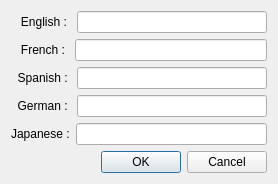
<?xml version="1.0" encoding="UTF-8"?>
<ui version="4.0">
 <class>Dialog</class>
 <widget class="QDialog" name="Dialog">
  <property name="geometry">
   <rect>
    <x>0</x>
    <y>0</y>
    <width>278</width>
    <height>181</height>
   </rect>
  </property>
  <property name="windowTitle">
   <string>Dialog</string>
  </property>
  <layout class="QVBoxLayout" name="verticalLayout">
   <item>
    <layout class="QHBoxLayout" name="horizontalLayout">
     <item>
      <widget class="QLabel" name="labelEn">
       <property name="text">
        <string>   English : </string>
       </property>
      </widget>
     </item>
     <item>
      <widget class="QLineEdit" name="lineEn"/>
     </item>
    </layout>
   </item>
   <item>
    <layout class="QHBoxLayout" name="horizontalLayout_2">
     <item>
      <widget class="QLabel" name="labelFr">
       <property name="text">
        <string>   French : </string>
       </property>
      </widget>
     </item>
     <item>
      <widget class="QLineEdit" name="lineFr"/>
     </item>
    </layout>
   </item>
   <item>
    <layout class="QHBoxLayout" name="horizontalLayout_3">
     <item>
      <widget class="QLabel" name="labelEs">
       <property name="text">
        <string>  Spanish : </string>
       </property>
      </widget>
     </item>
     <item>
      <widget class="QLineEdit" name="lineEs"/>
     </item>
    </layout>
   </item>
   <item>
    <layout class="QHBoxLayout" name="horizontalLayout_4">
     <item>
      <widget class="QLabel" name="labelGer">
       <property name="text">
        <string>  German : </string>
       </property>
      </widget>
     </item>
     <item>
      <widget class="QLineEdit" name="lineGer"/>
     </item>
    </layout>
   </item>
   <item>
    <layout class="QHBoxLayout" name="horizontalLayout_5">
     <item>
      <widget class="QLabel" name="labelJap">
       <property name="text">
        <string>Japanese :</string>
       </property>
      </widget>
     </item>
     <item>
      <widget class="QLineEdit" name="lineJap"/>
     </item>
    </layout>
   </item>
   <item>
    <widget class="QDialogButtonBox" name="buttonBox">
     <property name="orientation">
      <enum>Qt::Horizontal</enum>
     </property>
     <property name="standardButtons">
      <set>QDialogButtonBox::Cancel|QDialogButtonBox::Ok</set>
     </property>
     <property name="centerButtons">
      <bool>false</bool>
     </property>
    </widget>
   </item>
  </layout>
 </widget>
 <resources/>
 <connections>
  <connection>
   <sender>buttonBox</sender>
   <signal>accepted()</signal>
   <receiver>Dialog</receiver>
   <slot>accept()</slot>
   <hints>
    <hint type="sourcelabel">
     <x>248</x>
     <y>254</y>
    </hint>
    <hint type="destinationlabel">
     <x>157</x>
     <y>274</y>
    </hint>
   </hints>
  </connection>
  <connection>
   <sender>buttonBox</sender>
   <signal>rejected()</signal>
   <receiver>Dialog</receiver>
   <slot>reject()</slot>
   <hints>
    <hint type="sourcelabel">
     <x>316</x>
     <y>260</y>
    </hint>
    <hint type="destinationlabel">
     <x>286</x>
     <y>274</y>
    </hint>
   </hints>
  </connection>
 </connections>
</ui>
